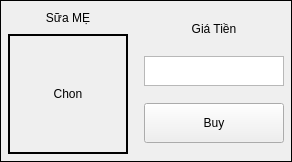
              <widget class="QFrame" name="frame_76">
               <property name="frameShape">
                <enum>QFrame::Box</enum>
               </property>
               <layout class="QHBoxLayout" name="horizontalLayout_16">
                <property name="leftMargin">
                 <number>2</number>
                </property>
                <property name="topMargin">
                 <number>2</number>
                </property>
                <property name="rightMargin">
                 <number>2</number>
                </property>
                <property name="bottomMargin">
                 <number>2</number>
                </property>
                <item>
                 <widget class="QFrame" name="frame_77">
                  <property name="sizePolicy">
                   <sizepolicy hsizetype="Expanding" vsizetype="Preferred">
                    <horstretch>0</horstretch>
                    <verstretch>0</verstretch>
                   </sizepolicy>
                  </property>
                  <property name="frameShape">
                   <enum>QFrame::Box</enum>
                  </property>
                  <property name="lineWidth">
                   <number>0</number>
                  </property>
                  <layout class="QVBoxLayout" name="verticalLayout_14">
                   <property name="leftMargin">
                    <number>5</number>
                   </property>
                   <property name="topMargin">
                    <number>5</number>
                   </property>
                   <property name="rightMargin">
                    <number>5</number>
                   </property>
                   <property name="bottomMargin">
                    <number>5</number>
                   </property>
                   <item>
                    <widget class="QLabel" name="nameID22">
                     <property name="sizePolicy">
                      <sizepolicy hsizetype="Expanding" vsizetype="Maximum">
                       <horstretch>0</horstretch>
                       <verstretch>0</verstretch>
                      </sizepolicy>
                     </property>
                     <property name="minimumSize">
                      <size>
                       <width>20</width>
                       <height>20</height>
                      </size>
                     </property>
                     <property name="maximumSize">
                      <size>
                       <width>5000</width>
                       <height>60</height>
                      </size>
                     </property>
                     <property name="frameShape">
                      <enum>QFrame::Box</enum>
                     </property>
                     <property name="lineWidth">
                      <number>0</number>
                     </property>
                     <property name="text">
                      <string>Sữa MẸ</string>
                     </property>
                     <property name="alignment">
                      <set>Qt::AlignCenter</set>
                     </property>
                    </widget>
                   </item>
                   <item>
                    <widget class="QLabel" name="imageID22">
                     <property name="sizePolicy">
                      <sizepolicy hsizetype="Expanding" vsizetype="Maximum">
                       <horstretch>0</horstretch>
                       <verstretch>0</verstretch>
                      </sizepolicy>
                     </property>
                     <property name="minimumSize">
                      <size>
                       <width>120</width>
                       <height>120</height>
                      </size>
                     </property>
                     <property name="maximumSize">
                      <size>
                       <width>5000</width>
                       <height>250</height>
                      </size>
                     </property>
                     <property name="frameShape">
                      <enum>QFrame::Box</enum>
                     </property>
                     <property name="lineWidth">
                      <number>2</number>
                     </property>
                     <property name="text">
                      <string>Chon</string>
                     </property>
                     <property name="alignment">
                      <set>Qt::AlignCenter</set>
                     </property>
                    </widget>
                   </item>
                  </layout>
                 </widget>
                </item>
                <item>
                 <widget class="QFrame" name="frame_78">
                  <property name="maximumSize">
                   <size>
                    <width>150</width>
                    <height>16777215</height>
                   </size>
                  </property>
                  <layout class="QVBoxLayout" name="verticalLayout_71">
                   <property name="leftMargin">
                    <number>5</number>
                   </property>
                   <property name="topMargin">
                    <number>5</number>
                   </property>
                   <property name="rightMargin">
                    <number>5</number>
                   </property>
                   <property name="bottomMargin">
                    <number>5</number>
                   </property>
                   <item>
                    <widget class="QLabel" name="imageAc_40">
                     <property name="sizePolicy">
                      <sizepolicy hsizetype="Maximum" vsizetype="Maximum">
                       <horstretch>0</horstretch>
                       <verstretch>0</verstretch>
                      </sizepolicy>
                     </property>
                     <property name="minimumSize">
                      <size>
                       <width>20</width>
                       <height>20</height>
                      </size>
                     </property>
                     <property name="maximumSize">
                      <size>
                       <width>150</width>
                       <height>20</height>
                      </size>
                     </property>
                     <property name="frameShape">
                      <enum>QFrame::Box</enum>
                     </property>
                     <property name="lineWidth">
                      <number>0</number>
                     </property>
                     <property name="text">
                      <string>Giá Tiền</string>
                     </property>
                     <property name="alignment">
                      <set>Qt::AlignCenter</set>
                     </property>
                    </widget>
                   </item>
                   <item>
                    <widget class="QTextEdit" name="totalCoinID22">
                     <property name="maximumSize">
                      <size>
                       <width>500</width>
                       <height>30</height>
                      </size>
                     </property>
                     <property name="readOnly">
                      <bool>true</bool>
                     </property>
                    </widget>
                   </item>
                   <item>
                    <widget class="QPushButton" name="btnBuyID22">
                     <property name="sizePolicy">
                      <sizepolicy hsizetype="Expanding" vsizetype="Fixed">
                       <horstretch>0</horstretch>
                       <verstretch>0</verstretch>
                      </sizepolicy>
                     </property>
                     <property name="minimumSize">
                      <size>
                       <width>0</width>
                       <height>40</height>
                      </size>
                     </property>
                     <property name="text">
                      <string>Buy</string>
                     </property>
                     <property name="ID" stdset="0">
                      <number>22</number>
                     </property>
                    </widget>
                   </item>
                  </layout>
                 </widget>
                </item>
               </layout>
              </widget>
